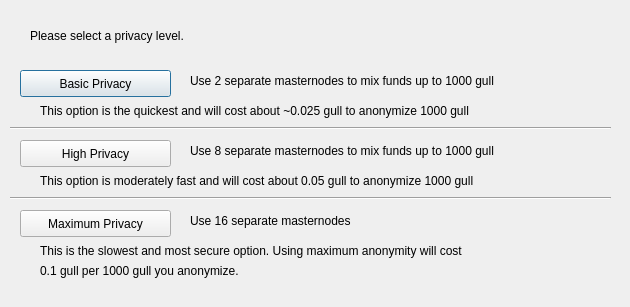
<?xml version="1.0" encoding="UTF-8"?>
<ui version="4.0">
 <class>DarksendConfig</class>
 <widget class="QDialog" name="DarksendConfig">
  <property name="geometry">
   <rect>
    <x>0</x>
    <y>0</y>
    <width>630</width>
    <height>307</height>
   </rect>
  </property>
  <property name="windowTitle">
   <string>Configure PrivateSend</string>
  </property>
  <widget class="QPushButton" name="buttonBasic">
   <property name="geometry">
    <rect>
     <x>20</x>
     <y>70</y>
     <width>151</width>
     <height>27</height>
    </rect>
   </property>
   <property name="text">
    <string>Basic Privacy</string>
   </property>
  </widget>
  <widget class="QPushButton" name="buttonHigh">
   <property name="geometry">
    <rect>
     <x>20</x>
     <y>140</y>
     <width>151</width>
     <height>27</height>
    </rect>
   </property>
   <property name="text">
    <string>High Privacy</string>
   </property>
  </widget>
  <widget class="QPushButton" name="buttonMax">
   <property name="geometry">
    <rect>
     <x>20</x>
     <y>210</y>
     <width>151</width>
     <height>27</height>
    </rect>
   </property>
   <property name="text">
    <string>Maximum Privacy</string>
   </property>
  </widget>
  <widget class="QLabel" name="label">
   <property name="geometry">
    <rect>
     <x>30</x>
     <y>20</y>
     <width>571</width>
     <height>31</height>
    </rect>
   </property>
   <property name="text">
    <string>Please select a privacy level.</string>
   </property>
  </widget>
  <widget class="QLabel" name="label_2">
   <property name="geometry">
    <rect>
     <x>190</x>
     <y>70</y>
     <width>421</width>
     <height>21</height>
    </rect>
   </property>
   <property name="text">
    <string>Use 2 separate masternodes to mix funds up to 1000 gull</string>
   </property>
  </widget>
  <widget class="QLabel" name="label_3">
   <property name="geometry">
    <rect>
     <x>190</x>
     <y>140</y>
     <width>411</width>
     <height>21</height>
    </rect>
   </property>
   <property name="text">
    <string>Use 8 separate masternodes to mix funds up to 1000 gull</string>
   </property>
  </widget>
  <widget class="QLabel" name="label_4">
   <property name="geometry">
    <rect>
     <x>190</x>
     <y>210</y>
     <width>421</width>
     <height>21</height>
    </rect>
   </property>
   <property name="text">
    <string>Use 16 separate masternodes</string>
   </property>
  </widget>
  <widget class="QLabel" name="label_6">
   <property name="geometry">
    <rect>
     <x>40</x>
     <y>100</y>
     <width>561</width>
     <height>21</height>
    </rect>
   </property>
   <property name="text">
    <string>This option is the quickest and will cost about ~0.025 gull to anonymize 1000 gull</string>
   </property>
  </widget>
  <widget class="QLabel" name="label_7">
   <property name="geometry">
    <rect>
     <x>40</x>
     <y>170</y>
     <width>561</width>
     <height>21</height>
    </rect>
   </property>
   <property name="text">
    <string>This option is moderately fast and will cost about 0.05 gull to anonymize 1000 gull</string>
   </property>
  </widget>
  <widget class="QLabel" name="label_8">
   <property name="geometry">
    <rect>
     <x>40</x>
     <y>240</y>
     <width>561</width>
     <height>21</height>
    </rect>
   </property>
   <property name="text">
    <string>This is the slowest and most secure option. Using maximum anonymity will cost</string>
   </property>
  </widget>
  <widget class="QLabel" name="label_9">
   <property name="geometry">
    <rect>
     <x>40</x>
     <y>260</y>
     <width>561</width>
     <height>21</height>
    </rect>
   </property>
   <property name="text">
    <string>0.1 gull per 1000 gull you anonymize.</string>
   </property>
  </widget>
  <widget class="Line" name="line">
   <property name="geometry">
    <rect>
     <x>10</x>
     <y>120</y>
     <width>601</width>
     <height>16</height>
    </rect>
   </property>
   <property name="orientation">
    <enum>Qt::Horizontal</enum>
   </property>
  </widget>
  <widget class="Line" name="line_2">
   <property name="geometry">
    <rect>
     <x>10</x>
     <y>190</y>
     <width>601</width>
     <height>16</height>
    </rect>
   </property>
   <property name="orientation">
    <enum>Qt::Horizontal</enum>
   </property>
  </widget>
 </widget>
 <resources/>
 <connections/>
</ui>
